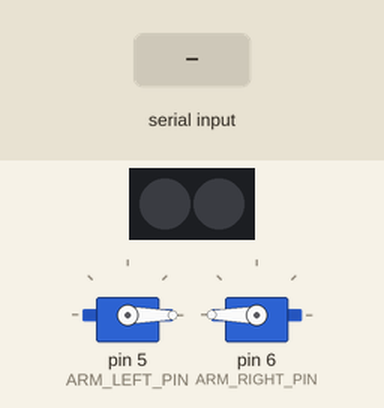
Bench run of a sketch on a simulated Arduino Uno, built with avr-gcc and run on an emulated ATmega328P. Shown: 2 × servo, 2 RGB LEDs in strip order, left to right. Inputs (shaded band) come from the test bench. Random numbers use the default seed unless the sketch sets one.

Above: at 1.2 s.
1.3 s: "1" received over Serial
At 1.75 s:
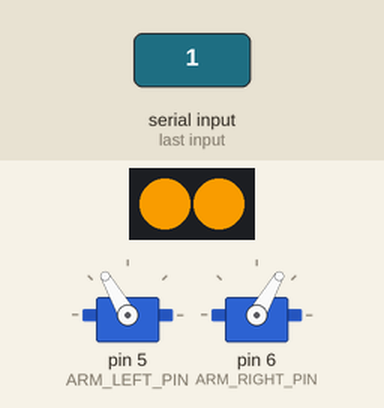
4.3 s: "0" received over Serial
At 5.1 s:
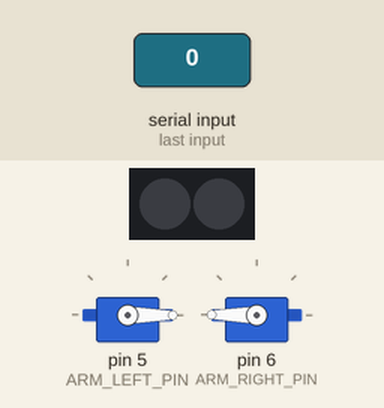
6.0 s: "1" received over Serial
At 6.45 s:
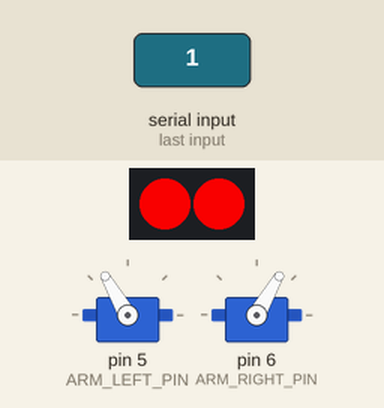
Timing chart, 0 to 21.0 s (numbered marks = the images above; inputs shaded):
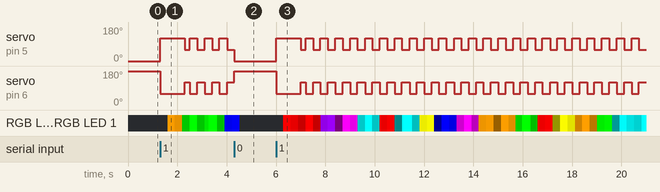

Measured:
- after the input at 1.3 s, servo on pin 5 (ARM_LEFT_PIN): 0° → 120° at once, → 60° 1.0 s later, → 120° 0.20 s later, → 60° 0.30 s later, … (8 changes in this stretch); servo on pin 6 (ARM_RIGHT_PIN): 180° → 60° at once, → 120° 1.0 s later, → 60° 0.20 s later, → 120° 0.30 s later, … (8 changes in this stretch)
- after the input at 6.0 s, servo on pin 5 (ARM_LEFT_PIN): goes 120° 1.0 s, 60° 0.20 s, 22 × (120° 0.30 s, 60° 0.30 s), 120° 0.29 s, then 60°, starting at once; servo on pin 6 (ARM_RIGHT_PIN): goes 60° 1.0 s, 120° 0.20 s, 22 × (60° 0.30 s, 120° 0.30 s), 60° 0.29 s, then 120°, starting at once

The sketch:

halloween-servo.ino
```cpp
#include <Servo.h>
#include <Adafruit_NeoPixel.h>

#define ARM_LEFT_PIN 5
#define ARM_RIGHT_PIN 6
#define EYES_PIN 10
#define EYES_LEDS 2

//#define DEBUGFN Serial.println(__PRETTY_FUNCTION__)
#define DEBUGFN

struct Color {
  unsigned char r, g, b;
};

struct Color colors[] = {
  {255, 0, 0},
  {0, 255, 0},
  {0, 0, 255},
  {255, 0, 255},
  {255, 255, 0},
  {0, 255, 255},
  {160, 0, 255},
  {255, 160, 0}
};

#define COLORS_NUMBER (sizeof(colors)/3)

class Hands {
private:
  Servo left;
  Servo right;
  int leftPin;
  int rightPin;
  unsigned long timeStart;
  unsigned long timeEnd;
  bool isOn, wasOn;
  int upDown;
public:
  Hands(int leftPin, int rightPin): leftPin(leftPin), rightPin(rightPin), timeStart(0), isOn(false), wasOn(false), upDown(0) {

  }

  ~Hands() {
    pinMode(13, OUTPUT);
    digitalWrite(13, LOW);
    left.detach();
    right.detach();
  }

private:

  void open() {
    DEBUGFN;
    left.attach(leftPin);
    right.attach(rightPin);
  }

  void close() {
    DEBUGFN;
    left.detach();
    right.detach();
    isOn = false;
    wasOn = false;
  }

  void waveUp() {
    DEBUGFN;
    upDown = 1;
    left.write(90+30);
    right.write(90-30);
  }

  void waveDown() {
    DEBUGFN;
    upDown = -1;
    left.write(90-30);
    right.write(90+30);
  }

  void moveDown() {
    DEBUGFN;
    upDown = 0;
    left.write(0);
    right.write(180);
  }

public:
  void start() {
    DEBUGFN;
    timeStart = millis();
    isOn = true;
    wasOn = true;
    open();
    waveUp();
  }

  void stop() {
    DEBUGFN;
    if (isOn) {
      isOn = false;
      timeEnd = millis();
      moveDown();
    }
  }

  void init() {
    DEBUGFN;
    open();
    moveDown();
    close();
  }

  void update() {
    unsigned long curTime = millis();
    unsigned long totalDelta;
    int result;

    if (!isOn && !wasOn) {
      // Nothing to do.
      return;
    } else if (!isOn && wasOn) {
      // Moving down hands.
      totalDelta = curTime - timeEnd;
      if (totalDelta > 800) {
        // Assume the hands moved down.
        close();
      }
      return;
    }


    totalDelta = curTime - timeStart;

    if (totalDelta < 1000) {
      // Arms not up yet.
      return;
    } else {
      // Arms ready to wave.
      result = (totalDelta / 300) % 2;
      if (result == 0 && upDown != 1) {
        waveUp();
      } else if (result == 1 && upDown != -1) {
        waveDown();
      }
    }
  }
};

class Eyes {
private:
  Adafruit_NeoPixel pixels;
  unsigned long timeStart;
  bool isOn, wasOn;
  int periodLength;
  int currentColor;
  int lastPeriod;
  int leds;
public:
  Eyes(int pin, int leds)
  : pixels(leds, pin, NEO_GRB + NEO_KHZ800),
    timeStart(0), isOn(false), wasOn(false),
    currentColor(0), lastPeriod(0), leds(leds)
  {

  }

  void init() {
    pixels.begin();
    pixels.show();
    periodLength = 800;
  }

  void turnOff() {
    for(int i = 0; i < leds; i++) {
      pixels.setPixelColor(i, pixels.Color(0, 0, 0));
    }
    pixels.show();
  }

  void start() {
    if (!wasOn) {
      // Update time start only if previous animation ended.
      timeStart = millis();
      currentColor = random(COLORS_NUMBER);
    }

    isOn = true;
    wasOn = true;
  }

  void stop() {
    isOn = false;
  }

  void update() {
    unsigned long curTime = millis() - timeStart;
    unsigned long period = curTime / periodLength;
    unsigned long periodPos = curTime % periodLength;
    float result = sin(periodPos / float(periodLength) * PI);

    if (!wasOn && !isOn) {
      return;
    }

    if (period > lastPeriod) {
      currentColor = random(COLORS_NUMBER);
    }


    uint32_t c = pixels.Color(
        colors[currentColor].r * result,
        colors[currentColor].g * result,
        colors[currentColor].b * result
      );

//    uint32_t c = pixels.Color(0, 255, 255);
    for(int i = 0; i < leds; i++) {
      pixels.setPixelColor(i, c);
    }
    pixels.show();

    /*
    Serial.print(period); Serial.print(" ");
    Serial.print(periodPos); Serial.print(" ");
    Serial.print(result); Serial.print(" - ");
    Serial.print(currentColor); Serial.print(") ");
    Serial.print(colors[currentColor].r * result); Serial.print(" ");
    Serial.print(colors[currentColor].g * result); Serial.print(" ");
    Serial.println(colors[currentColor].b * result);
    */

    if (!isOn && lastPeriod < period) {
      // Finishing animation.
      turnOff();
      wasOn = false;
      isOn = false;
      return;
    }

    lastPeriod = period;
  }

};


Hands hands(ARM_LEFT_PIN, ARM_RIGHT_PIN);
Eyes eyes(EYES_PIN, EYES_LEDS);

void setup() {
  Serial.begin(9600);
  hands.init();
  eyes.init();
}

void loop() {
  int c;
  while (Serial.available()) {
    c = Serial.read();
    if (c == '1') {
      hands.start();
      eyes.start();
      digitalWrite(13, HIGH);
    } else if (c == '0') {
      hands.stop();
      eyes.stop();
      digitalWrite(13, LOW);
    }
  }

  hands.update();
  eyes.update();
  delay(1);
}
```
